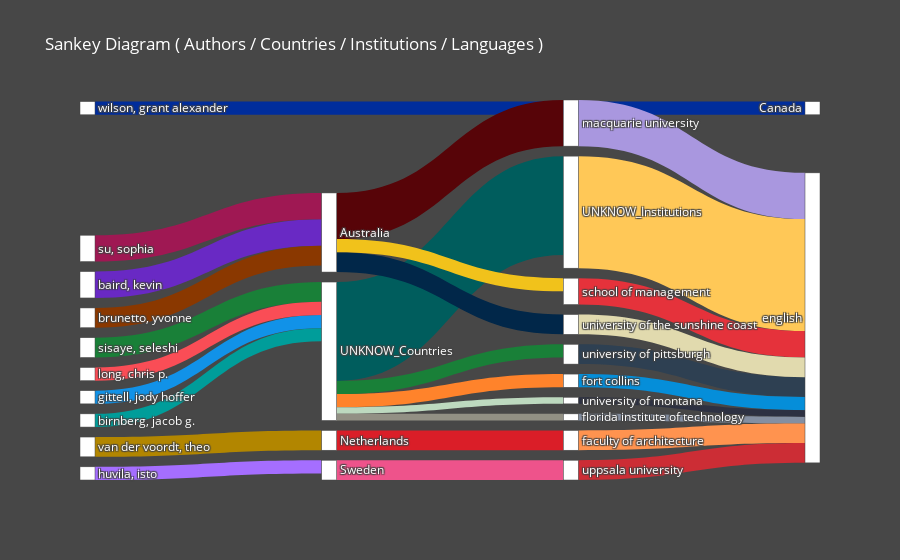

Here is the notebook cell this chart was saved with:
### Code cell
# Sankey Diagram (An interactive plot)
# Arguments: view  = 'notebook', 'browser' ('notebook' -> To plot in your prefered Notebook App. 'browser' -> To plot in your prefered browser window);
#            entry = a list of any length of the following keys -> 'aut', 'cout', 'inst', 'jou', 'kwa', 'kwp', 'lan';
#            topn  = Total number entities
bibfile.sankey_diagram(view = 'notebook', entry = ['aut', 'cout', 'inst', 'lan'], topn = 10)

# PS: The white bars can be dragged

### Figure 1 — Plotly figure (JSON) as saved in the notebook; plotly's stock layout.template omitted (floating-point values rounded to 4 significant figures; data arrays with more than 128 entries replaced by an {"elided": "..."} marker saying what was removed)
{"data": [{"arrangement": "freeform", "link": {"color": {"elided": "1109 str values"}, "source": [2, 0, 4, 3, 5, 15, 13, 8, 18, 14, 1157, 702, 698, 702, 692, 702, 1157, 1157, 1157, 1157, 1158, 1088, 1045, 1042, 727, 1062, 956, 1009, 830, 732], "target": [702, 702, 1157, 692, 702, 1157, 1157, 682, 1157, 698, 1158, 1088, 956, 727, 1062, 1045, 1009, 1042, 732, 830, 1154, 1154, 1154, 1154, 1154, 1154, 1154, 1154, 1154, 1154], "value": [4, 4, 3, 3, 3, 2, 2, 2, 2, 2, 15, 7, 3, 3, 3, 2, 2, 2, 1, 1, 17, 7, 4, 3, 3, 3, 3, 2, 1, 1]}, "node": {"color": "white", "label": {"elided": "1160 str values"}, "pad": 10, "thickness": 15}, "type": "sankey"}], "layout": {"font": {"color": "white", "size": 12}, "hovermode": "closest", "paper_bgcolor": "#474747", "title": {"text": "Sankey Diagram ( Authors / Countries / Institutions / Languages )"}}}
